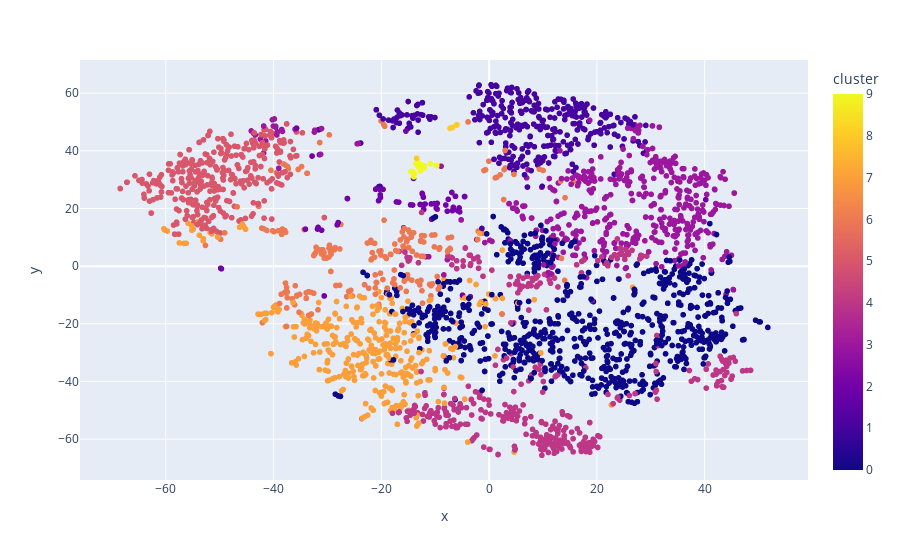

The code cell stored with this chart in its notebook:
### Code cell
# Visualizing the Clusters with t-SNE

from sklearn.manifold import TSNE

tsne_pipeline = Pipeline([('scaler', StandardScaler()), ('tsne', TSNE(n_components=2, verbose=1))])
genre_embedding = tsne_pipeline.fit_transform(X)
projection = pd.DataFrame(columns=['x', 'y'], data=genre_embedding)
projection['genres'] = genre_df['genres']
projection['cluster'] = genre_df['cluster']

fig = px.scatter(
    projection, x='x', y='y', color='cluster', hover_data=['x', 'y', 'genres'])
fig.show()

### Figure 1 — Plotly figure (JSON) as saved in the notebook; plotly's stock layout.template omitted (floating-point values rounded to 4 significant figures; data arrays with more than 128 entries replaced by an {"elided": "..."} marker saying what was removed)
{"data": [{"customdata": {"elided": "2973x1 str values"}, "hovertemplate": "x=%{x}<br>y=%{y}<br>genres=%{customdata[0]}<br>cluster=%{marker.color}<extra></extra>", "legendgroup": "", "marker": {"color": {"elided": "2973 int values"}, "coloraxis": "coloraxis", "symbol": "circle"}, "mode": "markers", "name": "", "showlegend": false, "type": "scattergl", "x": {"elided": "2973 float values"}, "xaxis": "x", "y": {"elided": "2973 float values"}, "yaxis": "y"}], "layout": {"coloraxis": {"colorbar": {"title": {"text": "cluster"}}, "colorscale": [[0, "#0d0887"], [0.1111, "#46039f"], [0.2222, "#7201a8"], [0.3333, "#9c179e"], [0.4444, "#bd3786"], [0.5556, "#d8576b"], [0.6667, "#ed7953"], [0.7778, "#fb9f3a"], [0.8889, "#fdca26"], [1, "#f0f921"]]}, "legend": {"tracegroupgap": 0}, "margin": {"t": 60}, "xaxis": {"anchor": "y", "domain": [0, 1], "title": {"text": "x"}}, "yaxis": {"anchor": "x", "domain": [0, 1], "title": {"text": "y"}}}}
